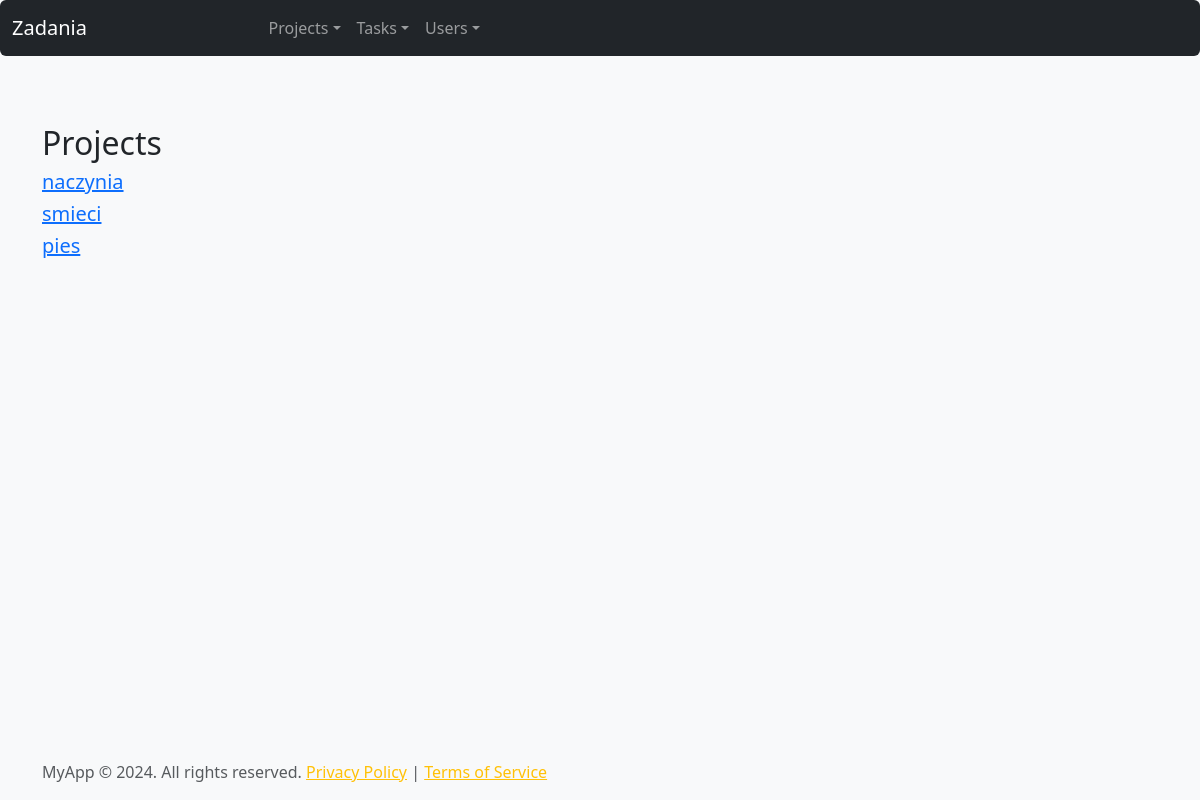
The app's page /projects/, older data.
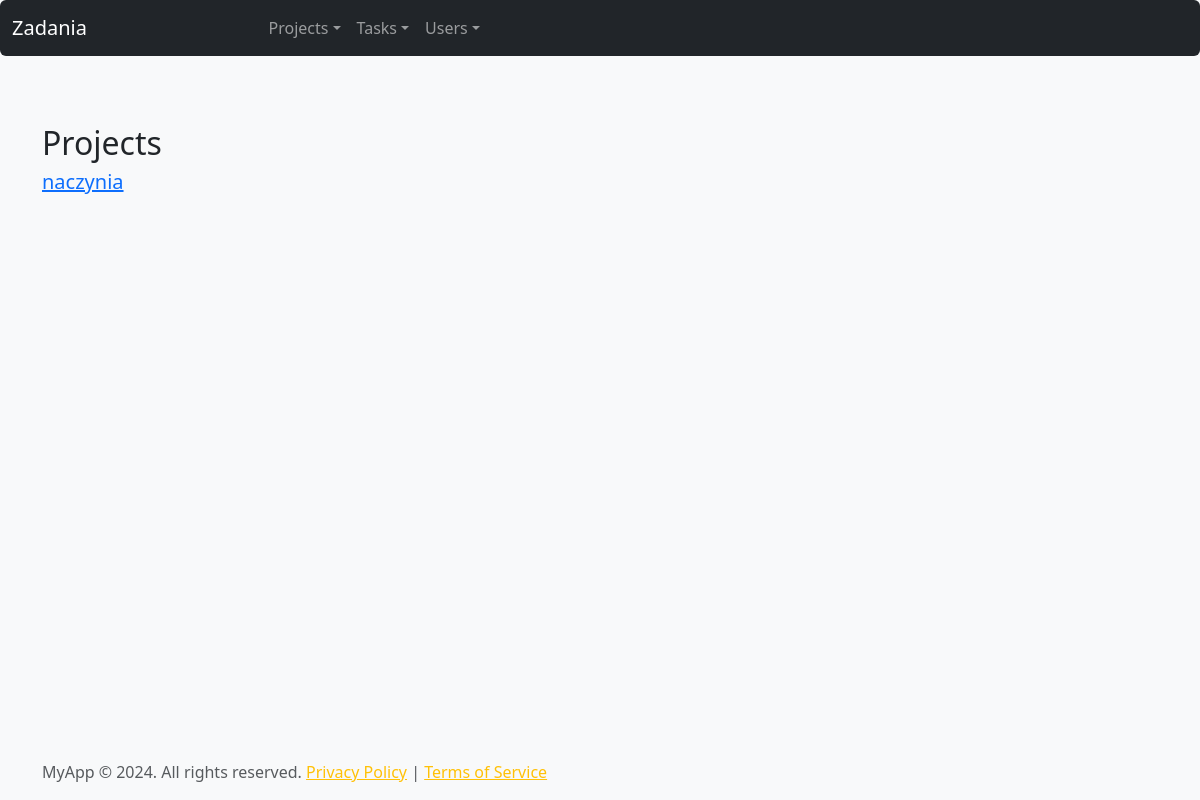
The same page, newer data.
### www/models.py (models this page shows, shortened)
class Project(models.Model):
    name = models.CharField(max_length=200)
    description = models.CharField(max_length=2000)
    start_date = models.DateTimeField(auto_now=False, auto_now_add=True)
    end_date = models.DateTimeField(auto_now=False, auto_now_add=True)

### www/views.py (the view)
# urls.py: path('projects/', views.projects_list, name='projects-list'),
def projects_list(request):
    projects = Project.objects.all().values('id', 'name')
    projects_list = list(projects)
    print(projects_list)
    return render(request, 'www/Projects.html', {
        'Projects': projects_list
        })

### www/templates/www/Projects.html (shortened to what this page needs)
{% extends "www/base.html" %}
{% block content %}
    <h2>Projects</h2>
    {% for project in Projects %}
        <h5>
            <a href="{% url 'detail-project' pk=project.id %}">{{ project.name }}</a>
        </h5>
    {% endfor %}
{% endblock %}

Row changes from the older to the newer data that the page shows:
removed Project: name "smieci"
removed Project: name "pies"
